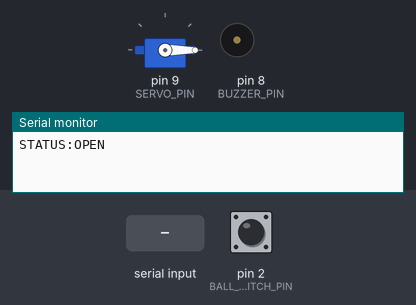
A sketch run on a simulated Arduino Uno, built with avr-gcc and run on an emulated ATmega328P. On the bench: servo, buzzer (waves = sounding), the last lines printed to the serial monitor. The test bench sets the inputs (shaded band); at power-on: pin 2 (BALL_SWITCH_PIN) HIGH.

Above: at 1.2 s.
1.3 s: "ARM\n" received over Serial
At 2.5 s:
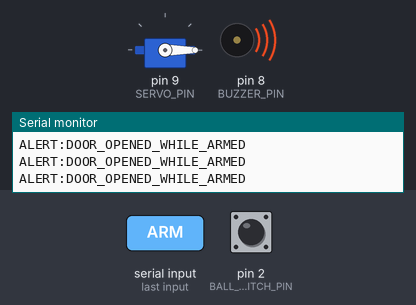
2.8 s: "LOCK\n" received over Serial
At 4.0 s:
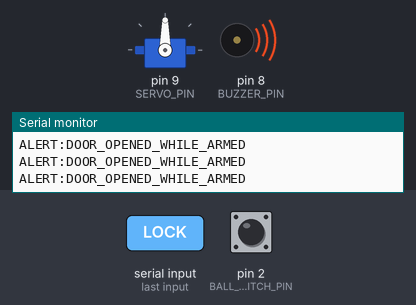
4.3 s: pin 2 (BALL_SWITCH_PIN) pulled LOW for 0.15 s
At 4.39 s:
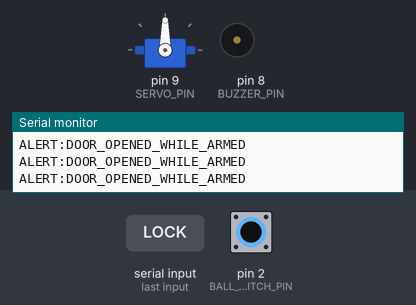
5.9 s: "DISARM\n" received over Serial
At 6.9 s:
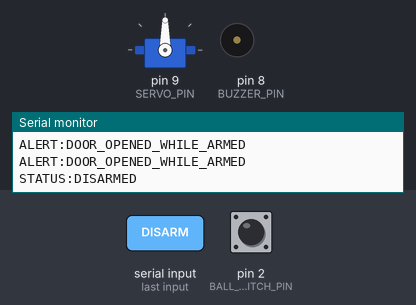
Timing chart, 0 to 8.4 s (numbered marks = the images above; inputs shaded):
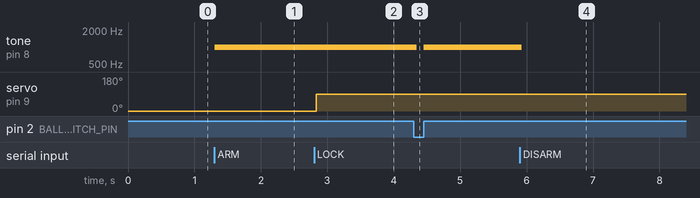

The sketch:

Task_2.ino
```cpp
#include <Servo.h>

const int BALL_SWITCH_PIN = 2;
const int BUZZER_PIN = 8;
const int SERVO_PIN = 9;

Servo lockServo;

bool armed = false;
bool doorOpen = false;
bool lastDoorOpen = false;

// Non-blocking debounce: avoids using delay(), which would also
// delay how quickly incoming Serial commands get read.
unsigned long lastDebounceTime = 0;
const unsigned long debounceDelay = 50; // ms

void setup() {
  Serial.begin(9600);
  pinMode(BALL_SWITCH_PIN, INPUT_PULLUP);
  pinMode(BUZZER_PIN, OUTPUT);
  lockServo.attach(SERVO_PIN);
  lockServo.write(0); // start "unlocked"
}

void loop() {
  // ---- 1. Read sensor with debounce ----
  // NOTE: with INPUT_PULLUP, the pin reads HIGH by default and LOW
  // when the switch connects to ground. Test your physical wiring —
  // if "open" and "closed" print backwards from what you see, swap
  // the "== HIGH" below to "== LOW".
  bool rawReading = digitalRead(BALL_SWITCH_PIN) == HIGH;

  if (rawReading != doorOpen && (millis() - lastDebounceTime) > debounceDelay) {
    doorOpen = rawReading;
    lastDebounceTime = millis();
  }

  // ---- 2. Report state changes (out direction) ----
  if (doorOpen != lastDoorOpen) {
    Serial.println(doorOpen ? "STATUS:OPEN" : "STATUS:CLOSED");
    lastDoorOpen = doorOpen;
  }

  // ---- 3. Alarm logic ----
  if (armed && doorOpen) {
    tone(BUZZER_PIN, 1000); // passive buzzer: needs a frequency signal
    Serial.println("ALERT:DOOR_OPENED_WHILE_ARMED");
  } else {
    noTone(BUZZER_PIN);
  }

  // ---- 4. Listen for incoming commands (in direction) ----
  if (Serial.available()) {
    String cmd = Serial.readStringUntil('\n');
    cmd.trim();

    if (cmd == "ARM") {
      armed = true;
      Serial.println("STATUS:ARMED");
    } else if (cmd == "DISARM") {
      armed = false;
      Serial.println("STATUS:DISARMED");
    } else if (cmd == "LOCK") {
      lockServo.write(90);
      Serial.println("STATUS:LOCKED");
    } else if (cmd == "UNLOCK") {
      lockServo.write(0);
      Serial.println("STATUS:UNLOCKED");
    }
  }
}
```

Measured:
- after the input at 1.3 s, tone on pin 8 (BUZZER_PIN): silent → 1000 Hz at once
- after the input at 2.8 s, servo on pin 9 (SERVO_PIN): 0° → 90° at once
- after the input at 4.3 s, tone on pin 8 (BUZZER_PIN): 1000 Hz → silent after 0.05 s, → 1000 Hz 0.10 s later
- after the input at 5.9 s, tone on pin 8 (BUZZER_PIN): 1000 Hz → silent at once
